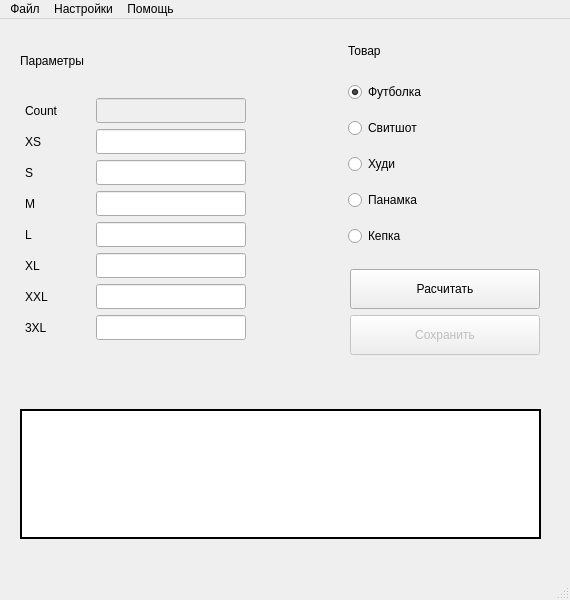
<?xml version="1.0" encoding="UTF-8"?>
<ui version="4.0">
 <class>Window</class>
 <widget class="QMainWindow" name="Window">
  <property name="geometry">
   <rect>
    <x>0</x>
    <y>0</y>
    <width>570</width>
    <height>600</height>
   </rect>
  </property>
  <property name="minimumSize">
   <size>
    <width>0</width>
    <height>0</height>
   </size>
  </property>
  <property name="maximumSize">
   <size>
    <width>16777215</width>
    <height>16777215</height>
   </size>
  </property>
  <property name="windowTitle">
   <string>Рассчёт цен на CorgiShop</string>
  </property>
  <widget class="QWidget" name="centralwidget">
   <widget class="QLabel" name="lbl_result">
    <property name="geometry">
     <rect>
      <x>20</x>
      <y>390</y>
      <width>521</width>
      <height>130</height>
     </rect>
    </property>
    <property name="styleSheet">
     <string notr="true">background-color: white; 
border: 2px solid black</string>
    </property>
    <property name="text">
     <string/>
    </property>
    <property name="alignment">
     <set>Qt::AlignLeading|Qt::AlignLeft|Qt::AlignTop</set>
    </property>
   </widget>
   <widget class="QWidget" name="">
    <property name="geometry">
     <rect>
      <x>20</x>
      <y>10</y>
      <width>231</width>
      <height>311</height>
     </rect>
    </property>
    <layout class="QVBoxLayout" name="verticalLayout">
     <item>
      <widget class="QLabel" name="lbl_param">
       <property name="text">
        <string>Параметры</string>
       </property>
      </widget>
     </item>
     <item>
      <layout class="QHBoxLayout" name="horizontalLayout_3">
       <item>
        <widget class="QLabel" name="lbl_cnt">
         <property name="minimumSize">
          <size>
           <width>60</width>
           <height>25</height>
          </size>
         </property>
         <property name="maximumSize">
          <size>
           <width>60</width>
           <height>25</height>
          </size>
         </property>
         <property name="text">
          <string>Count</string>
         </property>
        </widget>
       </item>
       <item>
        <widget class="QLineEdit" name="ent_hat">
         <property name="enabled">
          <bool>false</bool>
         </property>
         <property name="minimumSize">
          <size>
           <width>150</width>
           <height>25</height>
          </size>
         </property>
         <property name="maximumSize">
          <size>
           <width>150</width>
           <height>25</height>
          </size>
         </property>
        </widget>
       </item>
      </layout>
     </item>
     <item>
      <layout class="QHBoxLayout" name="horizontalLayout">
       <item>
        <widget class="QLabel" name="lbl_xs">
         <property name="minimumSize">
          <size>
           <width>60</width>
           <height>25</height>
          </size>
         </property>
         <property name="maximumSize">
          <size>
           <width>60</width>
           <height>25</height>
          </size>
         </property>
         <property name="baseSize">
          <size>
           <width>30</width>
           <height>30</height>
          </size>
         </property>
         <property name="text">
          <string>XS</string>
         </property>
        </widget>
       </item>
       <item>
        <widget class="QLineEdit" name="ent_xs">
         <property name="minimumSize">
          <size>
           <width>150</width>
           <height>25</height>
          </size>
         </property>
         <property name="maximumSize">
          <size>
           <width>150</width>
           <height>25</height>
          </size>
         </property>
        </widget>
       </item>
      </layout>
     </item>
     <item>
      <layout class="QHBoxLayout" name="horizontalLayout_2">
       <item>
        <widget class="QLabel" name="lbl_s">
         <property name="minimumSize">
          <size>
           <width>60</width>
           <height>25</height>
          </size>
         </property>
         <property name="maximumSize">
          <size>
           <width>60</width>
           <height>25</height>
          </size>
         </property>
         <property name="baseSize">
          <size>
           <width>30</width>
           <height>30</height>
          </size>
         </property>
         <property name="text">
          <string>S</string>
         </property>
        </widget>
       </item>
       <item>
        <widget class="QLineEdit" name="ent_s">
         <property name="minimumSize">
          <size>
           <width>150</width>
           <height>25</height>
          </size>
         </property>
         <property name="maximumSize">
          <size>
           <width>150</width>
           <height>25</height>
          </size>
         </property>
        </widget>
       </item>
      </layout>
     </item>
     <item>
      <layout class="QHBoxLayout" name="horizontalLayout_4">
       <item>
        <widget class="QLabel" name="lbl_m">
         <property name="minimumSize">
          <size>
           <width>60</width>
           <height>25</height>
          </size>
         </property>
         <property name="maximumSize">
          <size>
           <width>60</width>
           <height>25</height>
          </size>
         </property>
         <property name="baseSize">
          <size>
           <width>30</width>
           <height>30</height>
          </size>
         </property>
         <property name="text">
          <string>M</string>
         </property>
        </widget>
       </item>
       <item>
        <widget class="QLineEdit" name="ent_m">
         <property name="minimumSize">
          <size>
           <width>150</width>
           <height>25</height>
          </size>
         </property>
         <property name="maximumSize">
          <size>
           <width>150</width>
           <height>25</height>
          </size>
         </property>
        </widget>
       </item>
      </layout>
     </item>
     <item>
      <layout class="QHBoxLayout" name="horizontalLayout_5">
       <item>
        <widget class="QLabel" name="lbl_l">
         <property name="minimumSize">
          <size>
           <width>60</width>
           <height>25</height>
          </size>
         </property>
         <property name="maximumSize">
          <size>
           <width>60</width>
           <height>25</height>
          </size>
         </property>
         <property name="baseSize">
          <size>
           <width>30</width>
           <height>30</height>
          </size>
         </property>
         <property name="text">
          <string>L</string>
         </property>
        </widget>
       </item>
       <item>
        <widget class="QLineEdit" name="ent_l">
         <property name="minimumSize">
          <size>
           <width>150</width>
           <height>25</height>
          </size>
         </property>
         <property name="maximumSize">
          <size>
           <width>150</width>
           <height>25</height>
          </size>
         </property>
        </widget>
       </item>
      </layout>
     </item>
     <item>
      <layout class="QHBoxLayout" name="horizontalLayout_6">
       <item>
        <widget class="QLabel" name="lbl_xl">
         <property name="minimumSize">
          <size>
           <width>60</width>
           <height>25</height>
          </size>
         </property>
         <property name="maximumSize">
          <size>
           <width>60</width>
           <height>25</height>
          </size>
         </property>
         <property name="baseSize">
          <size>
           <width>30</width>
           <height>30</height>
          </size>
         </property>
         <property name="text">
          <string>XL</string>
         </property>
        </widget>
       </item>
       <item>
        <widget class="QLineEdit" name="ent_xl">
         <property name="minimumSize">
          <size>
           <width>150</width>
           <height>25</height>
          </size>
         </property>
         <property name="maximumSize">
          <size>
           <width>150</width>
           <height>25</height>
          </size>
         </property>
        </widget>
       </item>
      </layout>
     </item>
     <item>
      <layout class="QHBoxLayout" name="horizontalLayout_7">
       <item>
        <widget class="QLabel" name="lbl_xxl">
         <property name="minimumSize">
          <size>
           <width>60</width>
           <height>25</height>
          </size>
         </property>
         <property name="maximumSize">
          <size>
           <width>60</width>
           <height>25</height>
          </size>
         </property>
         <property name="baseSize">
          <size>
           <width>30</width>
           <height>30</height>
          </size>
         </property>
         <property name="text">
          <string>XXL</string>
         </property>
        </widget>
       </item>
       <item>
        <widget class="QLineEdit" name="ent_xxl">
         <property name="minimumSize">
          <size>
           <width>150</width>
           <height>25</height>
          </size>
         </property>
         <property name="maximumSize">
          <size>
           <width>150</width>
           <height>25</height>
          </size>
         </property>
        </widget>
       </item>
      </layout>
     </item>
     <item>
      <layout class="QHBoxLayout" name="horizontalLayout_8">
       <item>
        <widget class="QLabel" name="lbl_xxxl">
         <property name="minimumSize">
          <size>
           <width>60</width>
           <height>25</height>
          </size>
         </property>
         <property name="maximumSize">
          <size>
           <width>60</width>
           <height>25</height>
          </size>
         </property>
         <property name="baseSize">
          <size>
           <width>30</width>
           <height>30</height>
          </size>
         </property>
         <property name="text">
          <string>3XL</string>
         </property>
        </widget>
       </item>
       <item>
        <widget class="QLineEdit" name="ent_xxxl">
         <property name="minimumSize">
          <size>
           <width>150</width>
           <height>25</height>
          </size>
         </property>
         <property name="maximumSize">
          <size>
           <width>150</width>
           <height>25</height>
          </size>
         </property>
        </widget>
       </item>
      </layout>
     </item>
    </layout>
   </widget>
   <widget class="QWidget" name="">
    <property name="geometry">
     <rect>
      <x>350</x>
      <y>250</y>
      <width>192</width>
      <height>88</height>
     </rect>
    </property>
    <layout class="QVBoxLayout" name="verticalLayout_3">
     <item>
      <widget class="QPushButton" name="btn_calc">
       <property name="minimumSize">
        <size>
         <width>190</width>
         <height>40</height>
        </size>
       </property>
       <property name="maximumSize">
        <size>
         <width>190</width>
         <height>40</height>
        </size>
       </property>
       <property name="text">
        <string>Расчитать</string>
       </property>
      </widget>
     </item>
     <item>
      <widget class="QPushButton" name="btn_save">
       <property name="enabled">
        <bool>false</bool>
       </property>
       <property name="minimumSize">
        <size>
         <width>190</width>
         <height>40</height>
        </size>
       </property>
       <property name="maximumSize">
        <size>
         <width>190</width>
         <height>40</height>
        </size>
       </property>
       <property name="text">
        <string>Сохранить</string>
       </property>
      </widget>
     </item>
    </layout>
   </widget>
   <widget class="QWidget" name="">
    <property name="geometry">
     <rect>
      <x>348</x>
      <y>11</y>
      <width>192</width>
      <height>221</height>
     </rect>
    </property>
    <layout class="QVBoxLayout" name="verticalLayout_2">
     <item>
      <widget class="QLabel" name="lbl_prod">
       <property name="text">
        <string>Товар</string>
       </property>
      </widget>
     </item>
     <item>
      <widget class="QRadioButton" name="rbt_sh">
       <property name="minimumSize">
        <size>
         <width>190</width>
         <height>30</height>
        </size>
       </property>
       <property name="maximumSize">
        <size>
         <width>190</width>
         <height>30</height>
        </size>
       </property>
       <property name="text">
        <string>Футболка</string>
       </property>
       <property name="checked">
        <bool>true</bool>
       </property>
      </widget>
     </item>
     <item>
      <widget class="QRadioButton" name="rbt_sw">
       <property name="minimumSize">
        <size>
         <width>190</width>
         <height>30</height>
        </size>
       </property>
       <property name="maximumSize">
        <size>
         <width>190</width>
         <height>30</height>
        </size>
       </property>
       <property name="text">
        <string>Свитшот</string>
       </property>
      </widget>
     </item>
     <item>
      <widget class="QRadioButton" name="rbt_hd">
       <property name="minimumSize">
        <size>
         <width>190</width>
         <height>30</height>
        </size>
       </property>
       <property name="maximumSize">
        <size>
         <width>190</width>
         <height>30</height>
        </size>
       </property>
       <property name="text">
        <string>Худи</string>
       </property>
      </widget>
     </item>
     <item>
      <widget class="QRadioButton" name="rbt_pn">
       <property name="minimumSize">
        <size>
         <width>190</width>
         <height>30</height>
        </size>
       </property>
       <property name="maximumSize">
        <size>
         <width>190</width>
         <height>30</height>
        </size>
       </property>
       <property name="text">
        <string>Панамка</string>
       </property>
      </widget>
     </item>
     <item>
      <widget class="QRadioButton" name="rbt_cp">
       <property name="minimumSize">
        <size>
         <width>190</width>
         <height>30</height>
        </size>
       </property>
       <property name="maximumSize">
        <size>
         <width>190</width>
         <height>30</height>
        </size>
       </property>
       <property name="text">
        <string>Кепка</string>
       </property>
      </widget>
     </item>
    </layout>
   </widget>
  </widget>
  <widget class="QMenuBar" name="menubar">
   <property name="geometry">
    <rect>
     <x>0</x>
     <y>0</y>
     <width>570</width>
     <height>22</height>
    </rect>
   </property>
   <widget class="QMenu" name="menu">
    <property name="title">
     <string>Файл</string>
    </property>
    <addaction name="open_history"/>
    <addaction name="separator"/>
    <addaction name="close"/>
   </widget>
   <widget class="QMenu" name="menu_2">
    <property name="title">
     <string>Настройки</string>
    </property>
    <addaction name="open_color"/>
   </widget>
   <widget class="QMenu" name="menu_3">
    <property name="title">
     <string>Помощь</string>
    </property>
    <addaction name="open_prog"/>
    <addaction name="open_author"/>
   </widget>
   <addaction name="menu"/>
   <addaction name="menu_2"/>
   <addaction name="menu_3"/>
  </widget>
  <widget class="QStatusBar" name="statusbar"/>
  <action name="open_history">
   <property name="text">
    <string>История</string>
   </property>
  </action>
  <action name="close">
   <property name="text">
    <string>Выход</string>
   </property>
  </action>
  <action name="open_prog">
   <property name="text">
    <string>О программе</string>
   </property>
  </action>
  <action name="open_author">
   <property name="text">
    <string>Об авторе</string>
   </property>
  </action>
  <action name="open_color">
   <property name="text">
    <string>Цвет текста</string>
   </property>
  </action>
 </widget>
 <resources/>
 <connections/>
</ui>
